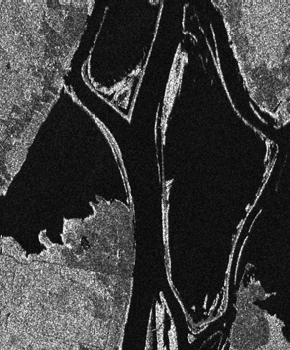
%> input picture dataset/Ottawa/199707.png, 290 x 350 px
$ octave pre_pseudo_label_FCM.m   (GNU Octave 9; MATLAB toolbox functions it lacks are replaced by stand-ins)
%> lines starting %> are read from the running program, lines starting %| are printed output that depends on the picture
pic1 = 'C:\Users\12271\Desktop\change-detection\dataset\Ottawa\199707.png';
pic2 = 'C:\Users\12271\Desktop\change-detection\dataset\Ottawa\199708.png';
pic1data = imread(pic1);
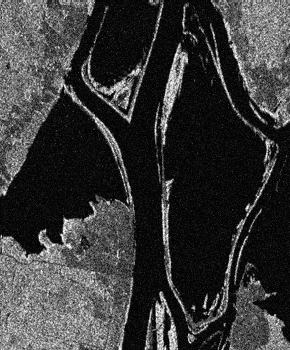
%> pic1data: size 350x290 uint8; min 0, max 254, mean 56.3
pic2data = imread(pic2);
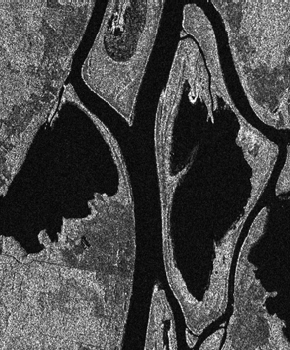
%> input picture dataset/Ottawa/199708.png, 290 x 350 px
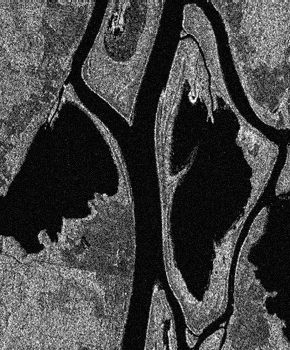
%> pic2data: size 350x290 uint8; min 0, max 251, mean 68.6
pic1data = double(pic1data(:,:,1));
%> pic1data: size 350x290 double
pic2data = double(pic2data(:,:,1));
%> pic2data: size 350x290 double
picsize = size(pic1data);
%> picsize = [350 290]
similarity = zeros(picsize);
for i=1:picsize(1)
    for j=1:picsize(2)
        temp = pic1data(i,j) + pic2data(i,j);
        if temp ~= 0
            similarity(i,j) = (abs(pic1data(i,j) - pic2data(i,j)))/temp;
        else
            similarity(i,j) = 0;
        end
    end
end
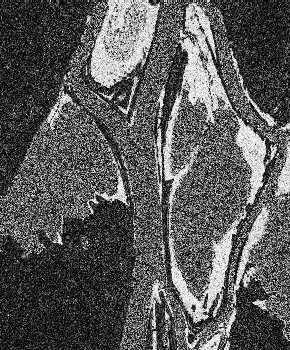
%> similarity: size 350x290 double; min 0, max 1, mean 0.349
similarity = similarity(:);
%分成2类
opti = [2.0;100000.0;0.0001;0];
%> (the run ends here)
